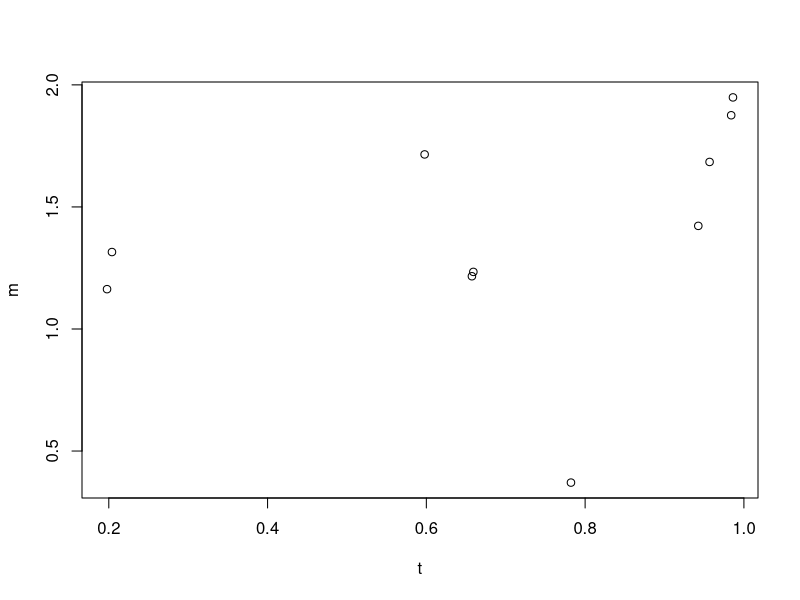
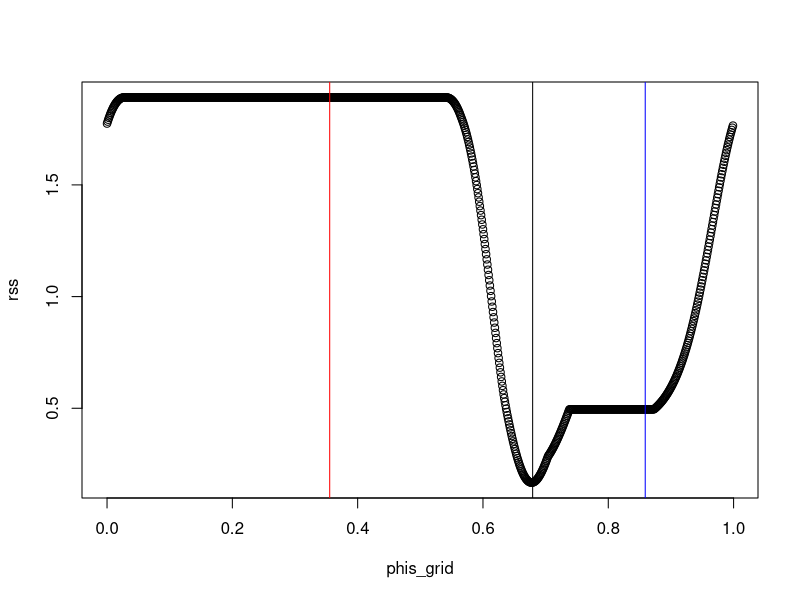

Recreate these plots in R, in order.
### compare newton method to grid search
### for newton, condition on amplitude, beta0, update phase
### optimize only across phase

rm(list=ls())
library(scales)

## simulate from sawtooth with amp 1 and phase 0
##   t : evaluaation points
##  cc : fraction down
Saw <- function(t,cc=0.75){

    t <- t %% 1
    return(((-2/cc)*t + 1)*(t < cc) + ((2/(1-cc))*t - (1+cc)/(1-cc))*(t >= cc))
}

SawPrime <- function(t,cc=0.75){
    ## returns derivative of sawtooth evaluated at t
    t <- t %% 1
    return((-2/cc)*(t < cc) + ((2/(1-cc))*(t >= cc)))
}

## computes beta and projects onto amp > 0 axis
ComputeBeta <- function(m,t,phi,omega){
    X <- cbind(1,Saw(omega*t+phi))
    B <- t(X)%*%X
    d <- t(X)%*%m
    z <- solve(B,d)
    ## find best solution with amp > 0
    if(z[2] < 0){
        e <- c(0,1)
        q <- solve(B,e)
        z <- z - q*(sum(e*z)/sum(e*q))
    }
   return(z)
}

ComputeRss <- function(m,t,phi,omega){
    X <- cbind(1,Saw(omega*t+phi))
    z <- ComputeBeta(m,t,phi,omega)
    return(m - X%*%z)
}

NewtonUpdate <- function(m,t,params,omega){
    ## 1. condition on phi, omega, closed for update for amp,beta0
    beta0 <- params[1]
    amp <- params[2]
    phi <- params[3]
    beta <- ComputeBeta(m,t,phi,omega)
    beta0 <- beta[1]
    amp <- beta[2]
    ## 2. condition on amp,beta0,omega, newton update phi (see sim.R for code)
    ## if amp = 0 we are at a (bad) stationary point, so choose random phase
    if(amp != 0){
        gp <- SawPrime(omega*t+phi)
        g <- Saw(omega*t+phi)
        del <- sum(gp*(g-(m-beta0)/amp))
        h <- sum(gp*gp)
        phi <- (phi - h^{-1}*del) %% 1
    } else {
        phi <- runif(1)
    }
    out <- c(beta0,amp,phi)
    return(out)
}

## construct data
n <- 10
e.sd <- 0.2
t <- runif(n)
phi <- runif(1)
amp <- rchisq(1,30)/30
beta <- rnorm(1)
omega <- 2.4
m <- amp*Saw(omega*t+phi) + beta + rnorm(n,mean=0,sd=e.sd)
plot(t,m)




## grid search to estimate omega and phase, closed for solution for beta0 and amp
N <- 1000
phis_grid <- (0:(N-1))/N
tm <- proc.time()
##m.resid <- vapply(phis_grid,function(x){lm(m~Saw(omega_grid[ii]*t+x))$residuals},rep(0,length(t)))
m.resid <- vapply(phis_grid,function(x){ComputeRss(m,t,x,omega)},rep(0,length(t))) ## faster not using lm
rss <- colSums(m.resid^2)
proc.time() - tm
plot(phis_grid,rss)
abline(v=phi,col="black")

#### Newton optimization
NN <- 10
phis <- matrix(0,nrow=NN,ncol=3)
phis[1,] <- c(0,1,runif(1))
tm <- proc.time()
for(jj in 1:(NN-1)){
    phis[jj+1,] <- NewtonUpdate(m,t,phis[jj,],omega)
}
proc.time() - tm
abline(v=phis[1,3],col="red")
abline(v=phis[NN,3],col="blue")


